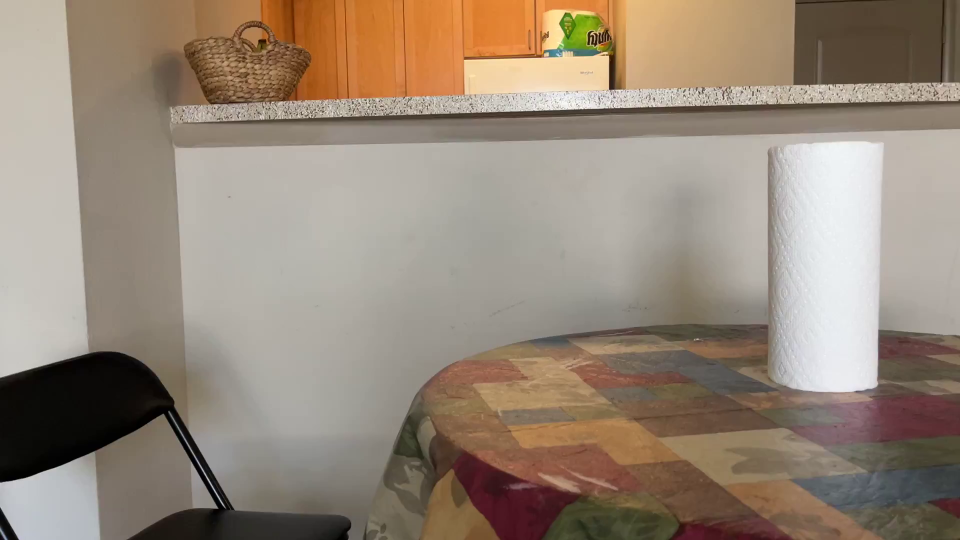
#> input picture homework3/image_dataset/frame_0.png, 1920 x 1080 px (shown at 1/2 size)
$ jupyter execute --allow-errors 'Assignment 3.ipynb'
#> lines starting #> are read from the running program, lines starting #| are printed output that depends on the picture; after the words box and inside, x2 and y2 are one past the last pixel; in counts of white or black regions, pixels touching at a corner belong together; pictures that were not available may be replaced by others from this repository, and a replacement may not be noted
[cell 1]
import cv2
import numpy as np
import matplotlib.pyplot as plt
import os
import random
import sklearn

[cell 2]
### Question 1

# Load the reference image and cropped ROI
reference_image = cv2.imread('./image_dataset/frame_0.png')
#> reference_image is the input picture: shape (1080, 1920, 3); mean B, G, R 120.2, 135.6, 150.5
cropped_roi = reference_image[277:793, 1529:1775]
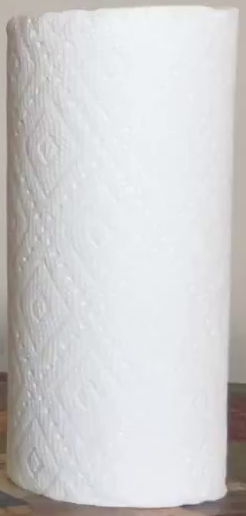
#> cropped_roi: shape (516, 246, 3); mean B, G, R 207, 206.9, 207.6
cropped_roi_gray = cv2.cvtColor(cropped_roi, cv2.COLOR_BGR2GRAY)

plt.imshow(cropped_roi_gray, cmap = 'gray')
plt.axis(False)
plt.title('Cropped Image')

[cell 3]
def overlay_rectangle(image, top_left, bottom_right, color=(0, 0, 255), thickness=2):
    return cv2.rectangle(image, top_left, bottom_right, color, thickness)

[cell 4]
# Path to the directory containing the dataset of images
dataset_dir = './image_dataset/'

# Get a list of all image files in the dataset directory
image_files = [f for f in os.listdir(dataset_dir) if f.endswith('.png')]

# Randomly select 10 images from the dataset
random.seed(42)
#> (the rest of this cell did not finish here and is left out)

#> (a cell that did not finish here is left out)

[cell 6]
### Question 4

# Load images
image1 = cv2.imread('bottle_image1.jpg')
image2 = cv2.imread('bottle_image2.jpg')

# Convert images to grayscale
#> (the rest of this cell did not finish here and is left out)

[cell 7]
### Question 4

#i. treating every previous frame as a reference frame

# Load the video file
video_file = 'video.mp4'
cap = cv2.VideoCapture(video_file)

# Initialize previous frame
ret, prev_frame = cap.read()
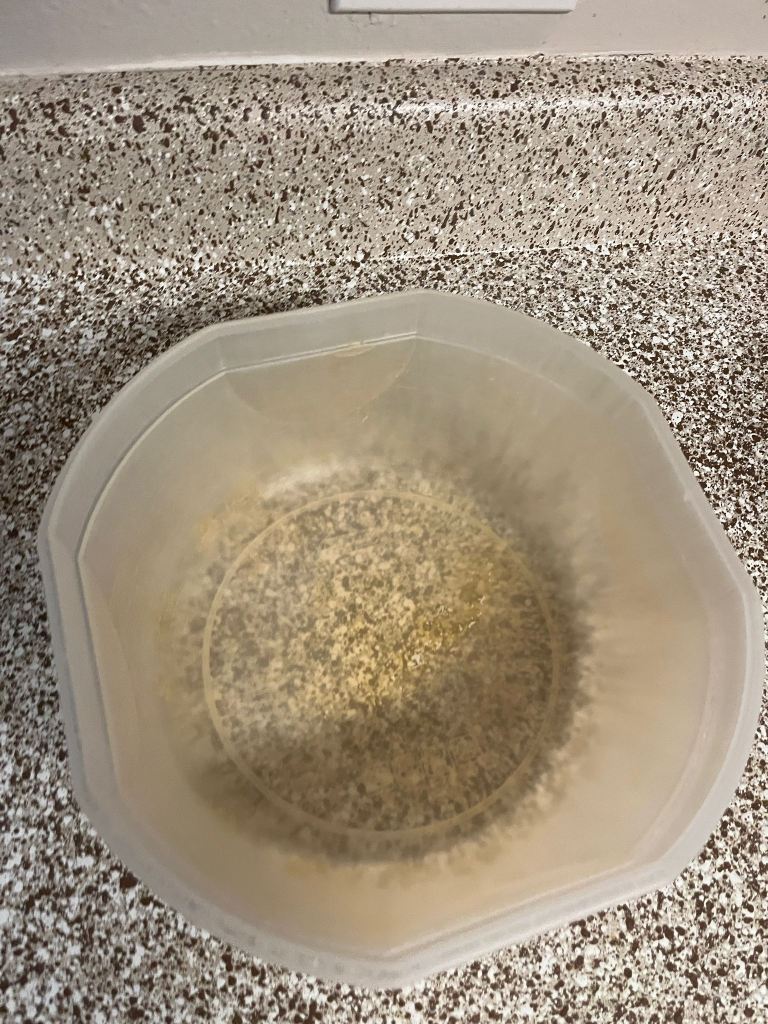
#> input picture homework3/WhatsApp Image 2024-04-21 at 2.47.51 PM.jpeg, 1536 x 2048 px, given in place of video.mp4, which was not available (shown at 1/2 size)
#> prev_frame is the input picture: shape (2048, 1536, 3); mean B, G, R 126.4, 145.6, 159.4
prev_frame_gray = cv2.cvtColor(prev_frame, cv2.COLOR_BGR2GRAY)
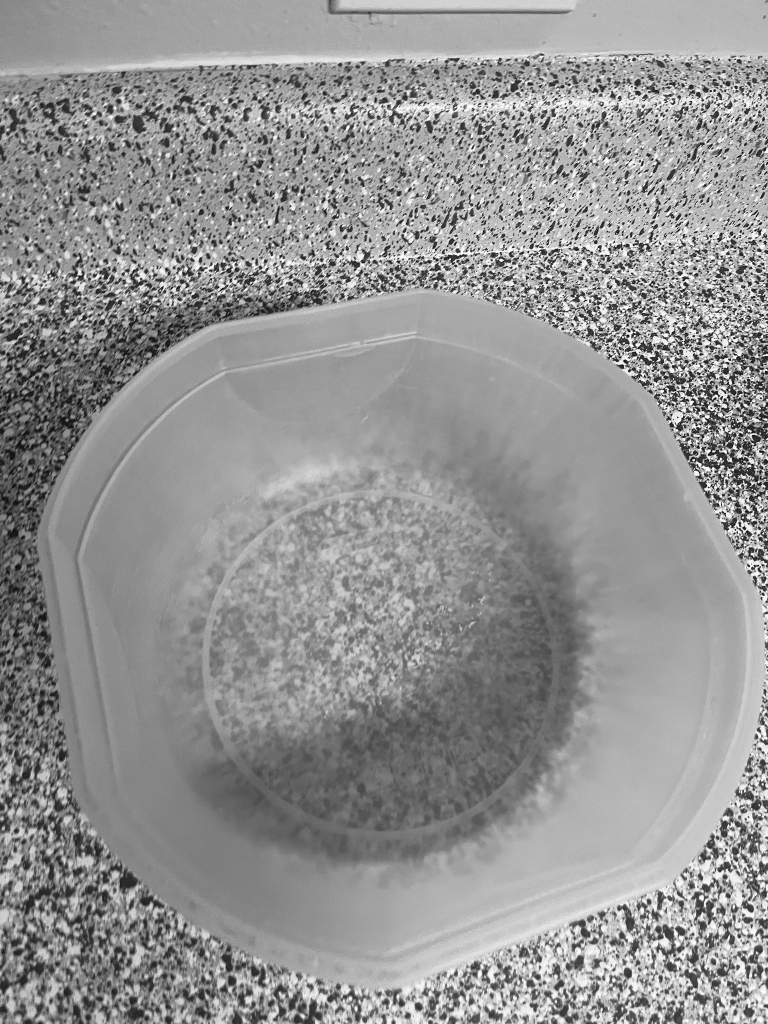
#> prev_frame_gray: shape (2048, 1536) (shown at 1/2 size); min 0, max 255, mean 147.5

# Parameters for the optical flow
lk_params = dict(winSize=(15, 15),
                 maxLevel=2,
                 criteria=(cv2.TERM_CRITERIA_EPS | cv2.TERM_CRITERIA_COUNT, 10, 0.03))

# Define the color for the optical flow vectors
color = (0, 255, 0)

# Iterate through each frame
while True:
    ret, frame = cap.read()
    if not ret:
        break

    # Convert the current frame to grayscale
    frame_gray = cv2.cvtColor(frame, cv2.COLOR_BGR2GRAY)

    # Calculate optical flow
    flow = cv2.calcOpticalFlowFarneback(prev_frame_gray, frame_gray, None, 0.5, 3, 15, 3, 5, 1.2, 0)

    # Draw optical flow vectors on the frame
    for y in range(0, frame.shape[0], 10):
        for x in range(0, frame.shape[1], 10):
            dx, dy = flow[y, x]
            cv2.arrowedLine(frame, (x, y), (int(x+dx*10), int(y+dy*10)), color, 1)
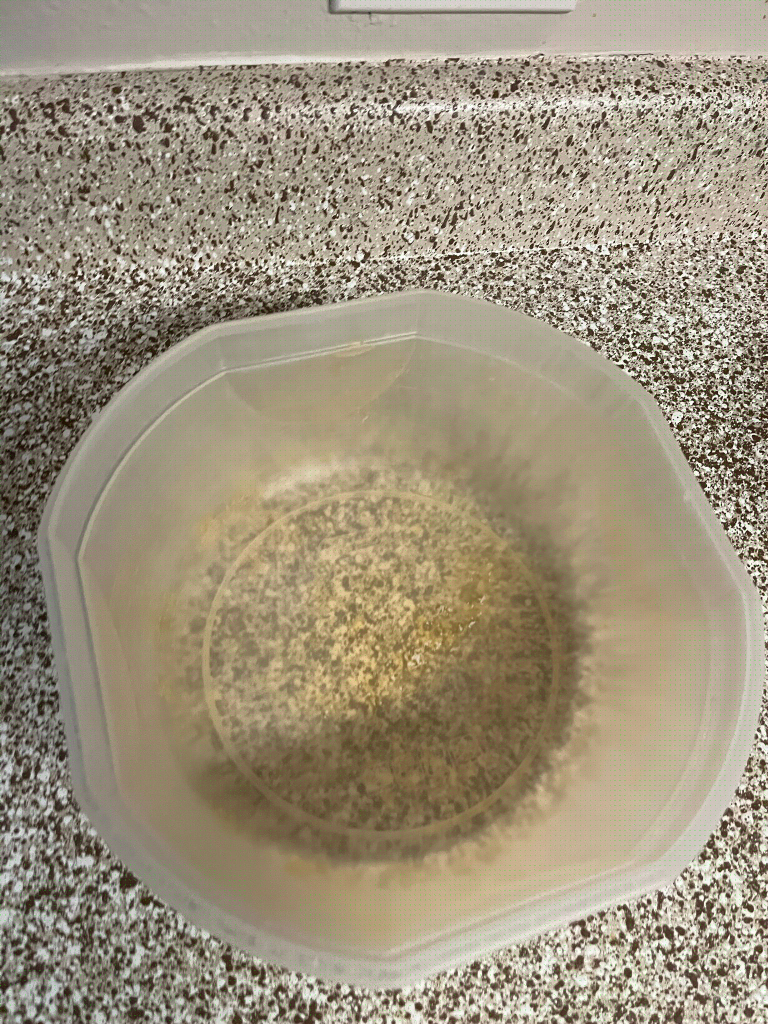
#> frame: shape (2048, 1536, 3) (shown at 1/2 size); 1.25% of pixels changed, all inside (x1, y1, x2, y2) = (0, 0, 1531, 2041)

    # Show the frame with optical flow vectors
    cv2.imshow('Optical Flow Vectors', frame)

    # Break the loop if 'q' is pressed
    if cv2.waitKey(30) & 0xFF == ord('q'):
#> (key q is pressed here)
        break

    # Update the previous frame
    prev_frame_gray = frame_gray.copy()

# Release the capture and close all windows
cap.release()
cv2.destroyAllWindows()

[cell 8]
#ii. treating every 11th frame as a reference frame

# Load the video file
video_file = 'video.mp4'
cap = cv2.VideoCapture(video_file)

# Initialize previous frame
ret, prev_frame = cap.read()
prev_frame_gray = cv2.cvtColor(prev_frame, cv2.COLOR_BGR2GRAY)

# Parameters for the optical flow
lk_params = dict(winSize=(15, 15),
                 maxLevel=2,
                 criteria=(cv2.TERM_CRITERIA_EPS | cv2.TERM_CRITERIA_COUNT, 10, 0.03))
#> lk_params = {'winSize': (15, 15), 'maxLevel': 2, 'criteria': (3, 10, 0.03)}

# Define the color for the optical flow vectors
color = (0, 255, 0)

frame_count = 1

# Iterate through each frame
while True:
    ret, frame = cap.read()
    if not ret:
        break

    frame_count += 1

    # Skip frames until we reach the 11th frame
    if frame_count % 11 != 0:
        continue

    # Convert the current frame to grayscale
    frame_gray = cv2.cvtColor(frame, cv2.COLOR_BGR2GRAY)

    # Calculate optical flow
    flow = cv2.calcOpticalFlowFarneback(prev_frame_gray, frame_gray, None, 0.5, 3, 15, 3, 5, 1.2, 0)

    # Draw optical flow vectors on the frame
    for y in range(0, frame.shape[0], 10):
        for x in range(0, frame.shape[1], 10):
            dx, dy = flow[y, x]
            cv2.arrowedLine(frame, (x, y), (int(x+dx), int(y+dy)), color, 2)  # Increase arrow length and thickness

    # Show the frame with optical flow vectors
    cv2.imshow('Optical Flow Vectors', frame)

    # Break the loop if 'q' is pressed
    if cv2.waitKey(30) & 0xFF == ord('q'):
        break

    # Update the previous frame
    prev_frame_gray = frame_gray.copy()

# Release the capture and close all windows
cap.release()
cv2.destroyAllWindows()
